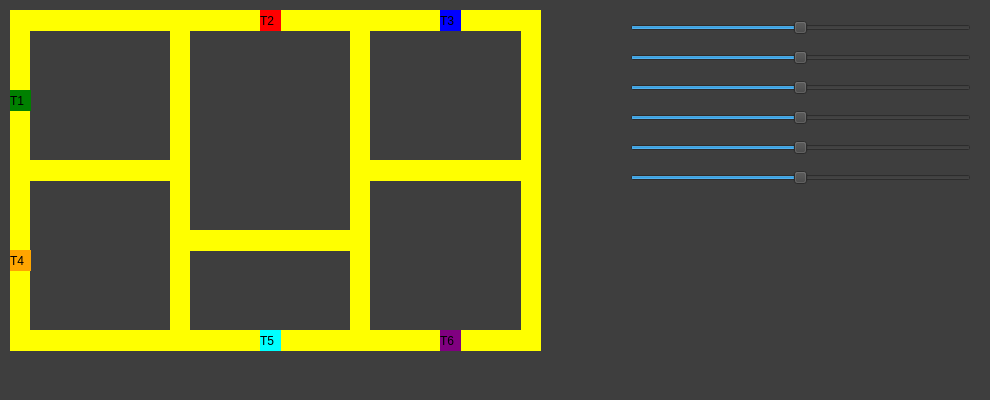
<?xml version="1.0" encoding="UTF-8"?>
<ui version="4.0">
 <class>MainWindow</class>
 <widget class="QMainWindow" name="MainWindow">
  <property name="geometry">
   <rect>
    <x>0</x>
    <y>0</y>
    <width>990</width>
    <height>400</height>
   </rect>
  </property>
  <property name="sizePolicy">
   <sizepolicy hsizetype="Maximum" vsizetype="Maximum">
    <horstretch>0</horstretch>
    <verstretch>0</verstretch>
   </sizepolicy>
  </property>
  <property name="minimumSize">
   <size>
    <width>990</width>
    <height>400</height>
   </size>
  </property>
  <property name="maximumSize">
   <size>
    <width>990</width>
    <height>400</height>
   </size>
  </property>
  <property name="windowTitle">
   <string>MainWindow</string>
  </property>
  <property name="styleSheet">
   <string notr="true">background-color: rgb(62, 62, 62);</string>
  </property>
  <widget class="QWidget" name="centralwidget">
   <widget class="QLabel" name="label">
    <property name="geometry">
     <rect>
      <x>10</x>
      <y>10</y>
      <width>531</width>
      <height>21</height>
     </rect>
    </property>
    <property name="styleSheet">
     <string notr="true">background-color: yellow;</string>
    </property>
    <property name="text">
     <string/>
    </property>
   </widget>
   <widget class="QLabel" name="label_2">
    <property name="geometry">
     <rect>
      <x>10</x>
      <y>330</y>
      <width>531</width>
      <height>21</height>
     </rect>
    </property>
    <property name="styleSheet">
     <string notr="true">background-color: yellow;</string>
    </property>
    <property name="text">
     <string/>
    </property>
   </widget>
   <widget class="QLabel" name="label_3">
    <property name="geometry">
     <rect>
      <x>10</x>
      <y>160</y>
      <width>171</width>
      <height>21</height>
     </rect>
    </property>
    <property name="styleSheet">
     <string notr="true">background-color: yellow;</string>
    </property>
    <property name="text">
     <string/>
    </property>
   </widget>
   <widget class="QLabel" name="label_4">
    <property name="geometry">
     <rect>
      <x>370</x>
      <y>160</y>
      <width>171</width>
      <height>21</height>
     </rect>
    </property>
    <property name="styleSheet">
     <string notr="true">background-color: yellow;</string>
    </property>
    <property name="text">
     <string/>
    </property>
   </widget>
   <widget class="QLabel" name="label_5">
    <property name="geometry">
     <rect>
      <x>521</x>
      <y>20</y>
      <width>20</width>
      <height>311</height>
     </rect>
    </property>
    <property name="styleSheet">
     <string notr="true">background-color: yellow;</string>
    </property>
    <property name="text">
     <string/>
    </property>
   </widget>
   <widget class="QLabel" name="label_6">
    <property name="geometry">
     <rect>
      <x>350</x>
      <y>20</y>
      <width>20</width>
      <height>311</height>
     </rect>
    </property>
    <property name="styleSheet">
     <string notr="true">background-color: yellow;</string>
    </property>
    <property name="text">
     <string/>
    </property>
   </widget>
   <widget class="QLabel" name="label_7">
    <property name="geometry">
     <rect>
      <x>170</x>
      <y>20</y>
      <width>20</width>
      <height>311</height>
     </rect>
    </property>
    <property name="styleSheet">
     <string notr="true">background-color: yellow;</string>
    </property>
    <property name="text">
     <string/>
    </property>
   </widget>
   <widget class="QLabel" name="label_8">
    <property name="geometry">
     <rect>
      <x>10</x>
      <y>20</y>
      <width>20</width>
      <height>311</height>
     </rect>
    </property>
    <property name="styleSheet">
     <string notr="true">background-color: yellow;</string>
    </property>
    <property name="text">
     <string/>
    </property>
   </widget>
   <widget class="QLabel" name="label_9">
    <property name="geometry">
     <rect>
      <x>190</x>
      <y>230</y>
      <width>171</width>
      <height>21</height>
     </rect>
    </property>
    <property name="styleSheet">
     <string notr="true">background-color: yellow;</string>
    </property>
    <property name="text">
     <string/>
    </property>
   </widget>
   <widget class="QLabel" name="label_T1">
    <property name="geometry">
     <rect>
      <x>10</x>
      <y>90</y>
      <width>21</width>
      <height>21</height>
     </rect>
    </property>
    <property name="styleSheet">
     <string notr="true">background-color: green
;
</string>
    </property>
    <property name="text">
     <string>T1</string>
    </property>
   </widget>
   <widget class="QLabel" name="label_T2">
    <property name="geometry">
     <rect>
      <x>260</x>
      <y>10</y>
      <width>21</width>
      <height>21</height>
     </rect>
    </property>
    <property name="styleSheet">
     <string notr="true">background-color: red;
</string>
    </property>
    <property name="text">
     <string>T2</string>
    </property>
   </widget>
   <widget class="QLabel" name="label_T3">
    <property name="geometry">
     <rect>
      <x>440</x>
      <y>10</y>
      <width>21</width>
      <height>21</height>
     </rect>
    </property>
    <property name="styleSheet">
     <string notr="true">background-color: blue;
</string>
    </property>
    <property name="text">
     <string>T3</string>
    </property>
   </widget>
   <widget class="QLabel" name="label_T6">
    <property name="geometry">
     <rect>
      <x>440</x>
      <y>330</y>
      <width>21</width>
      <height>21</height>
     </rect>
    </property>
    <property name="styleSheet">
     <string notr="true">background-color: purple;
</string>
    </property>
    <property name="text">
     <string>T6</string>
    </property>
   </widget>
   <widget class="QLabel" name="label_T5">
    <property name="geometry">
     <rect>
      <x>260</x>
      <y>330</y>
      <width>21</width>
      <height>21</height>
     </rect>
    </property>
    <property name="styleSheet">
     <string notr="true">background-color: cyan;
</string>
    </property>
    <property name="text">
     <string>T5</string>
    </property>
   </widget>
   <widget class="QLabel" name="label_T4">
    <property name="geometry">
     <rect>
      <x>10</x>
      <y>250</y>
      <width>21</width>
      <height>21</height>
     </rect>
    </property>
    <property name="styleSheet">
     <string notr="true">background-color: orange;
</string>
    </property>
    <property name="text">
     <string>T4</string>
    </property>
   </widget>
   <widget class="QSlider" name="slider_T1">
    <property name="geometry">
     <rect>
      <x>630</x>
      <y>20</y>
      <width>341</width>
      <height>16</height>
     </rect>
    </property>
    <property name="sizePolicy">
     <sizepolicy hsizetype="Fixed" vsizetype="Fixed">
      <horstretch>0</horstretch>
      <verstretch>0</verstretch>
     </sizepolicy>
    </property>
    <property name="cursor">
     <cursorShape>ArrowCursor</cursorShape>
    </property>
    <property name="styleSheet">
     <string notr="true">hover::cursor: none;</string>
    </property>
    <property name="maximum">
     <number>200</number>
    </property>
    <property name="sliderPosition">
     <number>100</number>
    </property>
    <property name="orientation">
     <enum>Qt::Orientation::Horizontal</enum>
    </property>
   </widget>
   <widget class="QSlider" name="slider_T2">
    <property name="geometry">
     <rect>
      <x>630</x>
      <y>50</y>
      <width>341</width>
      <height>16</height>
     </rect>
    </property>
    <property name="sizePolicy">
     <sizepolicy hsizetype="Fixed" vsizetype="Fixed">
      <horstretch>0</horstretch>
      <verstretch>0</verstretch>
     </sizepolicy>
    </property>
    <property name="maximum">
     <number>200</number>
    </property>
    <property name="sliderPosition">
     <number>100</number>
    </property>
    <property name="orientation">
     <enum>Qt::Orientation::Horizontal</enum>
    </property>
   </widget>
   <widget class="QSlider" name="slider_T3">
    <property name="geometry">
     <rect>
      <x>630</x>
      <y>80</y>
      <width>341</width>
      <height>16</height>
     </rect>
    </property>
    <property name="sizePolicy">
     <sizepolicy hsizetype="Fixed" vsizetype="Fixed">
      <horstretch>0</horstretch>
      <verstretch>0</verstretch>
     </sizepolicy>
    </property>
    <property name="maximum">
     <number>200</number>
    </property>
    <property name="sliderPosition">
     <number>100</number>
    </property>
    <property name="orientation">
     <enum>Qt::Orientation::Horizontal</enum>
    </property>
   </widget>
   <widget class="QSlider" name="slider_T4">
    <property name="geometry">
     <rect>
      <x>630</x>
      <y>110</y>
      <width>341</width>
      <height>16</height>
     </rect>
    </property>
    <property name="sizePolicy">
     <sizepolicy hsizetype="Fixed" vsizetype="Fixed">
      <horstretch>0</horstretch>
      <verstretch>0</verstretch>
     </sizepolicy>
    </property>
    <property name="maximum">
     <number>200</number>
    </property>
    <property name="sliderPosition">
     <number>100</number>
    </property>
    <property name="orientation">
     <enum>Qt::Orientation::Horizontal</enum>
    </property>
   </widget>
   <widget class="QSlider" name="slider_T5">
    <property name="geometry">
     <rect>
      <x>630</x>
      <y>140</y>
      <width>341</width>
      <height>16</height>
     </rect>
    </property>
    <property name="sizePolicy">
     <sizepolicy hsizetype="Fixed" vsizetype="Fixed">
      <horstretch>0</horstretch>
      <verstretch>0</verstretch>
     </sizepolicy>
    </property>
    <property name="maximum">
     <number>200</number>
    </property>
    <property name="sliderPosition">
     <number>100</number>
    </property>
    <property name="orientation">
     <enum>Qt::Orientation::Horizontal</enum>
    </property>
    <property name="invertedAppearance">
     <bool>false</bool>
    </property>
    <property name="invertedControls">
     <bool>false</bool>
    </property>
   </widget>
   <widget class="QSlider" name="slider_T6">
    <property name="geometry">
     <rect>
      <x>630</x>
      <y>170</y>
      <width>341</width>
      <height>16</height>
     </rect>
    </property>
    <property name="sizePolicy">
     <sizepolicy hsizetype="Fixed" vsizetype="Fixed">
      <horstretch>0</horstretch>
      <verstretch>0</verstretch>
     </sizepolicy>
    </property>
    <property name="maximum">
     <number>200</number>
    </property>
    <property name="sliderPosition">
     <number>100</number>
    </property>
    <property name="orientation">
     <enum>Qt::Orientation::Horizontal</enum>
    </property>
   </widget>
  </widget>
  <widget class="QMenuBar" name="menubar">
   <property name="geometry">
    <rect>
     <x>0</x>
     <y>0</y>
     <width>990</width>
     <height>22</height>
    </rect>
   </property>
  </widget>
 </widget>
 <resources/>
 <connections/>
</ui>
